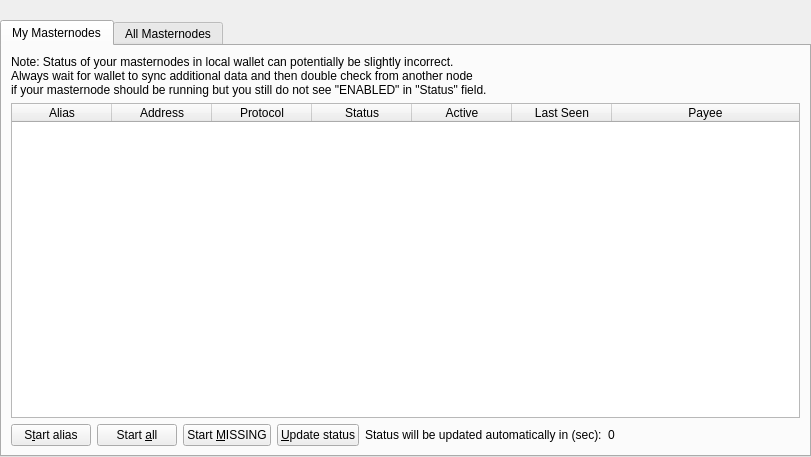
<?xml version="1.0" encoding="UTF-8"?>
<ui version="4.0">
 <class>MasternodeList</class>
 <widget class="QWidget" name="MasternodeList">
  <property name="geometry">
   <rect>
    <x>0</x>
    <y>0</y>
    <width>811</width>
    <height>457</height>
   </rect>
  </property>
  <property name="windowTitle">
   <string>Form</string>
  </property>
  <property name="styleSheet">
   <string notr="true"/>
  </property>
  <layout class="QVBoxLayout" name="topLayout">
   <property name="leftMargin">
    <number>0</number>
   </property>
   <property name="topMargin">
    <number>0</number>
   </property>
   <property name="rightMargin">
    <number>0</number>
   </property>
   <property name="bottomMargin">
    <number>0</number>
   </property>
   <item>
    <layout class="QVBoxLayout" name="verticalLayout">
     <property name="bottomMargin">
      <number>0</number>
     </property>
     <item>
      <spacer name="horizontalSpacer0">
       <property name="orientation">
        <enum>Qt::Horizontal</enum>
       </property>
       <property name="sizeHint" stdset="0">
        <size>
         <width>40</width>
         <height>20</height>
        </size>
       </property>
      </spacer>
     </item>
     <item>
      <widget class="QTabWidget" name="tabWidget">
       <property name="currentIndex">
        <number>0</number>
       </property>
       <widget class="QWidget" name="tabMyMasternodes">
        <attribute name="title">
         <string>My Masternodes</string>
        </attribute>
        <layout class="QGridLayout" name="gridLayout_2">
         <item row="0" column="0">
          <layout class="QVBoxLayout" name="verticalLayout_2">
           <property name="bottomMargin">
            <number>0</number>
           </property>
           <item>
            <layout class="QHBoxLayout" name="horizontalLayout_note">
             <property name="bottomMargin">
              <number>0</number>
             </property>
             <item>
              <widget class="QLabel" name="updateNote">
               <property name="text">
                <string>Note: Status of your masternodes in local wallet can potentially be slightly incorrect.&lt;br /&gt;Always wait for wallet to sync additional data and then double check from another node&lt;br /&gt;if your masternode should be running but you still do not see &quot;ENABLED&quot; in &quot;Status&quot; field.</string>
               </property>
              </widget>
             </item>
            </layout>
           </item>
           <item>
            <widget class="QTableWidget" name="tableWidgetMyMasternodes">
             <property name="minimumSize">
              <size>
               <width>695</width>
               <height>0</height>
              </size>
             </property>
             <property name="editTriggers">
              <set>QAbstractItemView::NoEditTriggers</set>
             </property>
             <property name="alternatingRowColors">
              <bool>true</bool>
             </property>
             <property name="selectionMode">
              <enum>QAbstractItemView::SingleSelection</enum>
             </property>
             <property name="selectionBehavior">
              <enum>QAbstractItemView::SelectRows</enum>
             </property>
             <property name="sortingEnabled">
              <bool>true</bool>
             </property>
             <attribute name="horizontalHeaderStretchLastSection">
              <bool>true</bool>
             </attribute>
             <column>
              <property name="text">
               <string>Alias</string>
              </property>
             </column>
             <column>
              <property name="text">
               <string>Address</string>
              </property>
             </column>
             <column>
              <property name="text">
               <string>Protocol</string>
              </property>
             </column>
             <column>
              <property name="text">
               <string>Status</string>
              </property>
             </column>
             <column>
              <property name="text">
               <string>Active</string>
              </property>
             </column>
             <column>
              <property name="text">
               <string>Last Seen</string>
              </property>
             </column>
             <column>
              <property name="text">
               <string>Payee</string>
              </property>
             </column>
            </widget>
           </item>
           <item>
            <layout class="QHBoxLayout" name="horizontalLayout_5">
             <property name="bottomMargin">
              <number>0</number>
             </property>
             <item>
              <widget class="QPushButton" name="startButton">
               <property name="text">
                <string>S&amp;tart alias</string>
               </property>
              </widget>
             </item>
             <item>
              <widget class="QPushButton" name="startAllButton">
               <property name="text">
                <string>Start &amp;all</string>
               </property>
              </widget>
             </item>
             <item>
              <widget class="QPushButton" name="startMissingButton">
               <property name="text">
                <string>Start &amp;MISSING</string>
               </property>
              </widget>
             </item>
             <item>
              <widget class="QPushButton" name="UpdateButton">
               <property name="text">
                <string>&amp;Update status</string>
               </property>
              </widget>
             </item>
             <item>
              <widget class="QLabel" name="autoupdate_label">
               <property name="text">
                <string>Status will be updated automatically in (sec):</string>
               </property>
              </widget>
             </item>
             <item>
              <widget class="QLabel" name="secondsLabel">
               <property name="text">
                <string>0</string>
               </property>
              </widget>
             </item>
             <item>
              <spacer name="horizontalSpacer_5">
               <property name="orientation">
                <enum>Qt::Horizontal</enum>
               </property>
               <property name="sizeHint" stdset="0">
                <size>
                 <width>40</width>
                 <height>20</height>
                </size>
               </property>
              </spacer>
             </item>
            </layout>
           </item>
          </layout>
         </item>
        </layout>
       </widget>
       <widget class="QWidget" name="tabAllMasternodes">
        <attribute name="title">
         <string>All Masternodes</string>
        </attribute>
        <layout class="QGridLayout" name="gridLayout">
         <item row="1" column="0">
          <widget class="QTableWidget" name="tableWidgetMasternodes">
           <property name="editTriggers">
            <set>QAbstractItemView::NoEditTriggers</set>
           </property>
           <property name="alternatingRowColors">
            <bool>true</bool>
           </property>
           <property name="selectionBehavior">
            <enum>QAbstractItemView::SelectRows</enum>
           </property>
           <property name="sortingEnabled">
            <bool>true</bool>
           </property>
           <attribute name="horizontalHeaderStretchLastSection">
            <bool>true</bool>
           </attribute>
           <column>
            <property name="text">
             <string>Address</string>
            </property>
           </column>
           <column>
            <property name="text">
             <string>Protocol</string>
            </property>
           </column>
           <column>
            <property name="text">
             <string>Status</string>
            </property>
           </column>
           <column>
            <property name="text">
             <string>Active</string>
            </property>
           </column>
           <column>
            <property name="text">
             <string>Last Seen</string>
            </property>
           </column>
           <column>
            <property name="text">
             <string>Payee</string>
            </property>
           </column>
          </widget>
         </item>
         <item row="0" column="0">
          <layout class="QHBoxLayout" name="horizontalLayout_3">
           <property name="bottomMargin">
            <number>0</number>
           </property>
           <item>
            <widget class="QLabel" name="label_filter">
             <property name="text">
              <string>Filter List:</string>
             </property>
            </widget>
           </item>
           <item>
            <widget class="QLineEdit" name="filterLineEdit">
             <property name="toolTip">
              <string>Filter masternode list</string>
             </property>
            </widget>
           </item>
           <item>
            <spacer name="horizontalSpacer_3">
             <property name="orientation">
              <enum>Qt::Horizontal</enum>
             </property>
             <property name="sizeHint" stdset="0">
              <size>
               <width>10</width>
               <height>20</height>
              </size>
             </property>
            </spacer>
           </item>
           <item>
            <widget class="QLabel" name="label_count">
             <property name="text">
              <string>Node Count:</string>
             </property>
            </widget>
           </item>
           <item>
            <widget class="QLabel" name="countLabel">
             <property name="text">
              <string>0</string>
             </property>
            </widget>
           </item>
          </layout>
         </item>
        </layout>
       </widget>
      </widget>
     </item>
    </layout>
   </item>
  </layout>
 </widget>
 <resources/>
 <connections/>
</ui>
